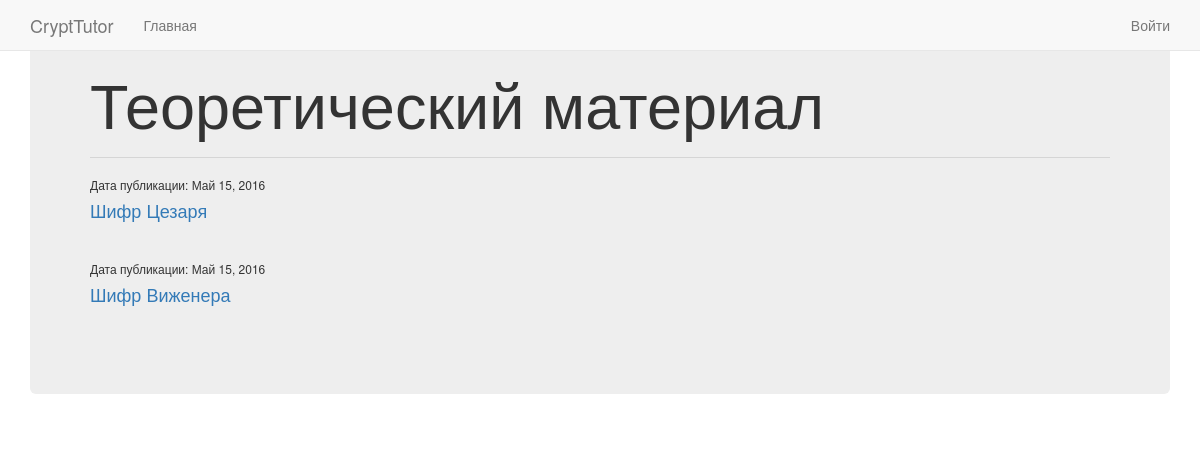
Page /theory/all/ on the earlier database version.
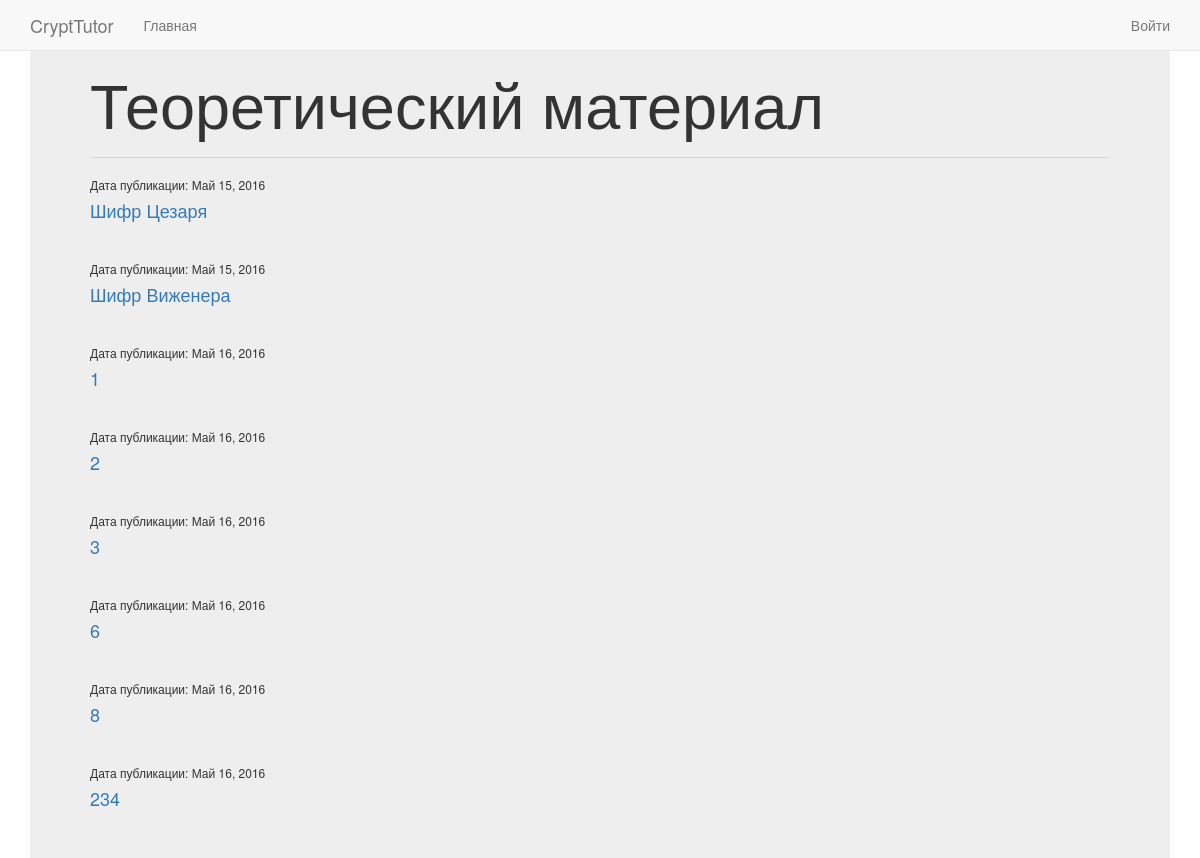
Same page on the later database version.
### vkr/models.py (models this page shows, shortened)
class theory(models.Model):
    class Meta():
        db_table = "theory"
    theory_title = models.CharField(max_length = 200)
    theory_text = models.TextField()
    theory_date = models.DateField()

### vkr/views.py (the view)
# urls.py: url(r'^theory/all/$', 'vkr.views.index'),
def index(request):
    return render_to_response('allTheory.html', {'allTheory': theory.objects.all(), 'username': auth.get_user(request).username})

### templates/allTheory.html
{% extends 'index.html' %}
{% load staticfiles %}
{% block allcontent %}
    <div class="large-8">
{% for this_theory in allTheory %}
    <h6>Дата публикации: {{ this_theory.theory_date }}</h6>
    <h4><a href="lesson/{{ this_theory.id }}"> {{ this_theory.theory_title }}</a> </h4>
    <hr>
{% endfor %}
    </div>
{% endblock %}

### templates/index.html (shortened to what this page needs)
{% load staticfiles %}
<!DOCTYPE html>
<html lang="ru">
<head>
    <link rel="stylesheet" type="text/css" href="{% static "static/css/bootstrap.css" %}">
</head>
<body>
<div class="navbar navbar-default navbar-fixed-top" role="navigation">
      <div class="container">
        <div class="navbar-header">
          <a class="navbar-brand" href="#">CryptTutor</a>
        </div>
        <div class="navbar-collapse collapse">
          <ul class="nav navbar-nav">
            <li><a href="#">Главная</a></li>
          </ul>
          <ul class="nav navbar-nav navbar-right">
              {% if username %}
                <li><a href="/auth/logout/">Выйти ({{ username }}) </a> </li>
              {% else %}
                <li><a href="/auth/login/">Войти</a> </li>
              {% endif %}
          </ul>
        </div>
      </div>
    </div>
<div class="container">
<div class="jumbotron">
    <h1>Теоретический материал</h1>
<hr>
    {% block allcontent %}{% endblock %}
</div>
</div>
</body>
</html>

Differences in the rows shown:
added theory: theory_date "Май 16, 2016", theory_title "1"
added theory: theory_date "Май 16, 2016", theory_title "2"
added theory: theory_date "Май 16, 2016", theory_title "3"
added theory: theory_date "Май 16, 2016", theory_title "6"
added theory: theory_date "Май 16, 2016", theory_title "8"
added theory: theory_date "Май 16, 2016", theory_title "234"
